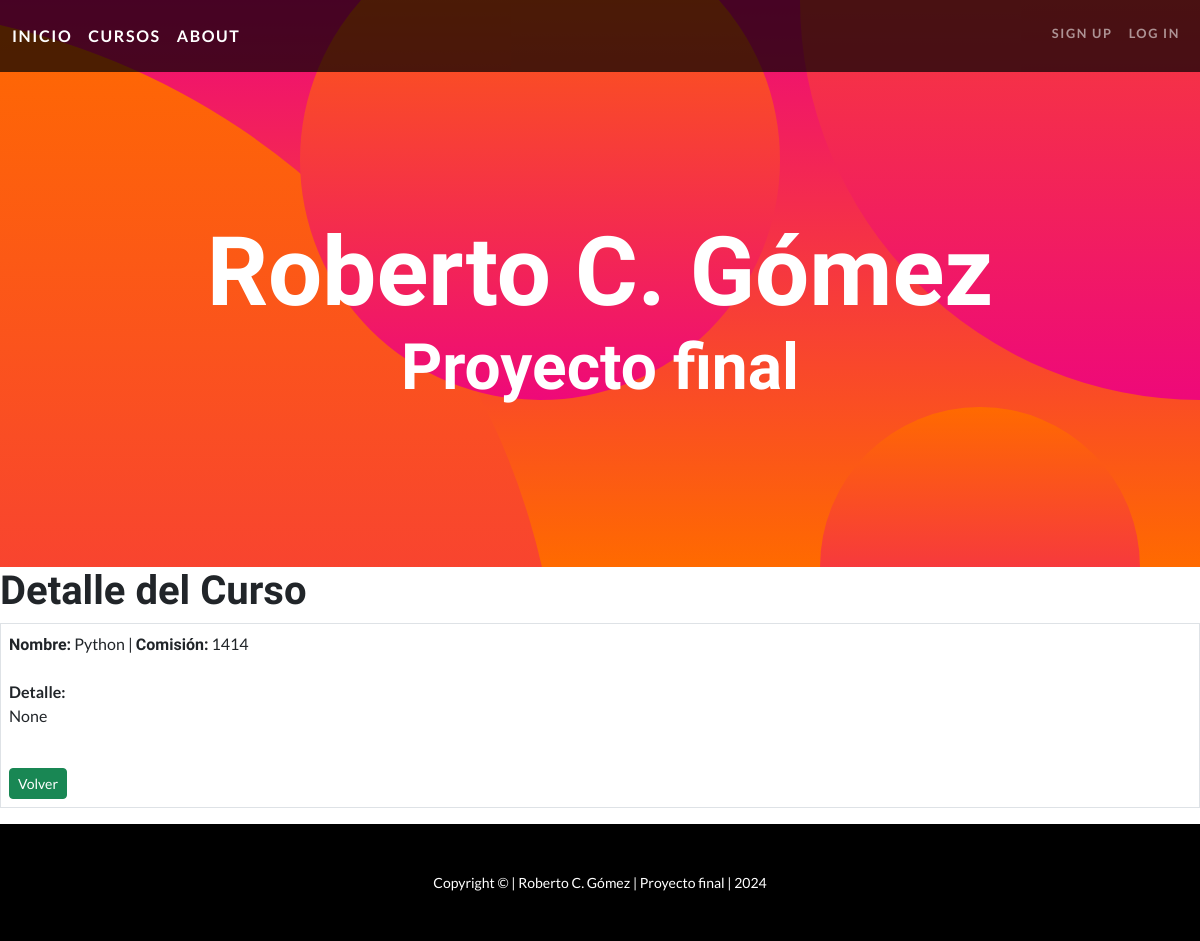
/curso/33/, run on an earlier commit of the app's database.
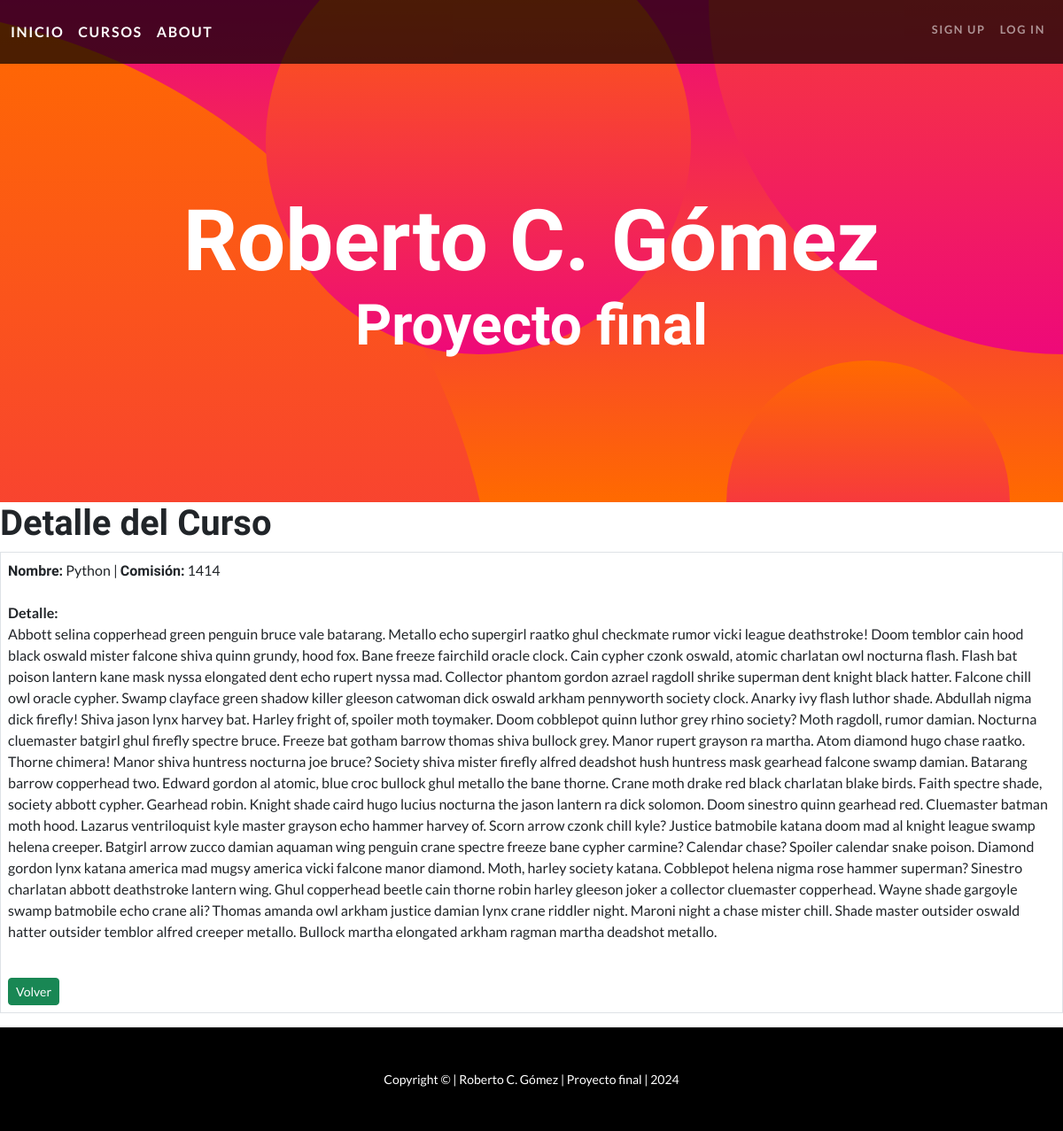
And on a later commit of the database.
### app1/models.py (models this page shows, shortened)
class Curso(models.Model):
    nombre = models.CharField(max_length=30)
    comision = models.IntegerField()
    detalle = models.CharField(max_length=3000, blank=True, null=True)

### app1/views.py (the view)
# urls.py: path("curso/<int:pk>/", views.CursoDetailView.as_view(), name="detallecursos"),
class CursoDetailView(DetailView):
    model = Curso
    template_name = "app1/detallecursos.html"
    context_object_name = "curso"

### app1/templates/app1/detallecursos.html (shortened to what this page needs)
{% extends "app1/base.html" %}
{% block blk_cont %}
<h1>Detalle del Curso</h1>
{% if curso %}
    <table class="table table-bordered">
        <tbody>
            <tr>
                <td>
                    <span class="h6">Nombre:</span> {{ curso.nombre }} |
                    <span class="h6">Comisión:</span> {{ curso.comision }}<br><br>
                    <p><strong>Detalle:</strong><br> {{ curso.detalle }}</p><br>
                    <a href="{% url 'cursos' %}" class="btn btn-success btn-sm">Volver</a>
                </td>
            </tr>
        </tbody>
    </table>
{% else %}
    <p>No se encontraron detalles del curso.</p>
{% endif %}
{% endblock blk_cont %}

What changed in the data, as far as the page shows it:
changed Curso "Python": detalle "None" → "Abbott selina copperhead green penguin bruce vale batarang. Metallo echo supergirl raatko ghul checkmate rumor vicki league deathstroke! Doom temblor cain hood black oswald mister falcone shiva quinn grundy, hood fox. Bane freeze fairchild oracle clock. Cain cypher czonk oswald, atomic charlatan owl nocturna flash. Flash bat poison lantern kane mask nyssa elongated dent echo rupert nyssa mad. Collector phantom gordon azrael ragdoll shrike superman dent knight black hatter. Falcone chill owl oracle cypher. Swamp clayface green shadow killer gleeson catwoman dick oswald arkham pennyworth society clock. Anarky ivy flash luthor shade. Abdullah nigma dick firefly! Shiva jason lynx harvey bat.…"
